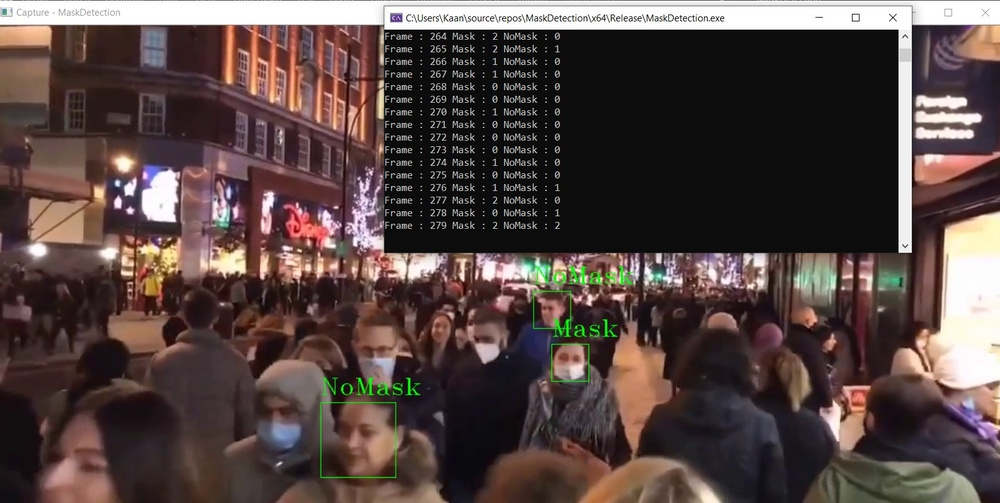
#> input picture Sample2.jpg, 1000 x 503 px, shrunk from 1587 x 798 before the run
$ python -i HaarCascadeMaskDetection.py   (imports and definitions only)
#> lines starting #> are read from the running program, lines starting #| are printed output that depends on the picture
#> further down, picture is the input picture: shape (503, 1000, 3); mean B, G, R 67.1, 69.7, 85.4
from __future__ import print_function
import cv2 as cv
import argparse

# Denetleme Sonucu Bilgilerini Ekranda Yaz
def getinfo(faces,frame):
    font = cv.FONT_HERSHEY_TRIPLEX
    if len(faces) == 0:
        cv.putText(frame,'Lutfen maske takiniz',(20,40),font,0.8,(0,0,0),2)
        print("Maske Takılmamaıştır")
    else:
        cv.putText(frame,'Maske Algilandi',(20,40),font,0.8,(0,255,51))
        print("Maske takılmıştır")

def detecAndDisplay(frame):
    frame_gray = cv.cvtColor(frame,cv.COLOR_BGR2GRAY) #Goruntuyu SiyahBeyaz Yap
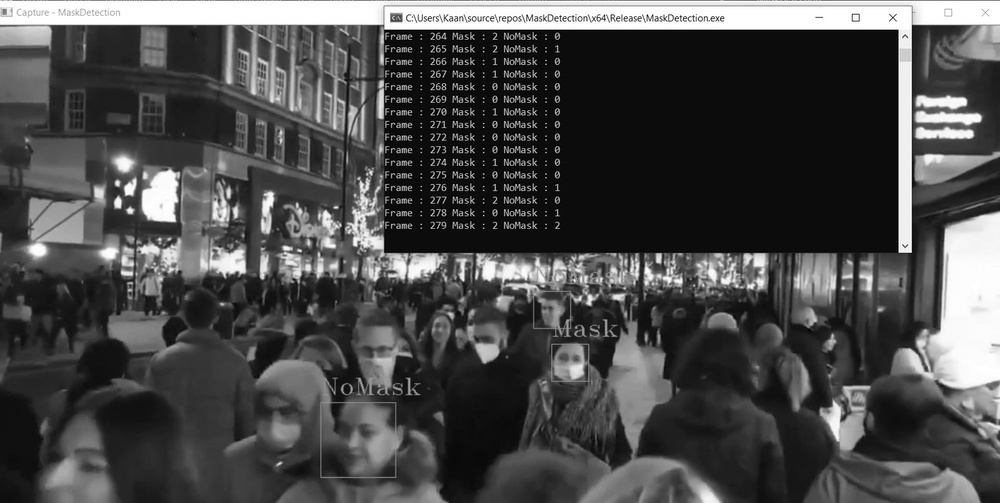
#> frame_gray: shape (503, 1000); min 0, max 255, mean 74.1
    frame_gray = cv.equalizeHist(frame_gray) # Histogram eşitle
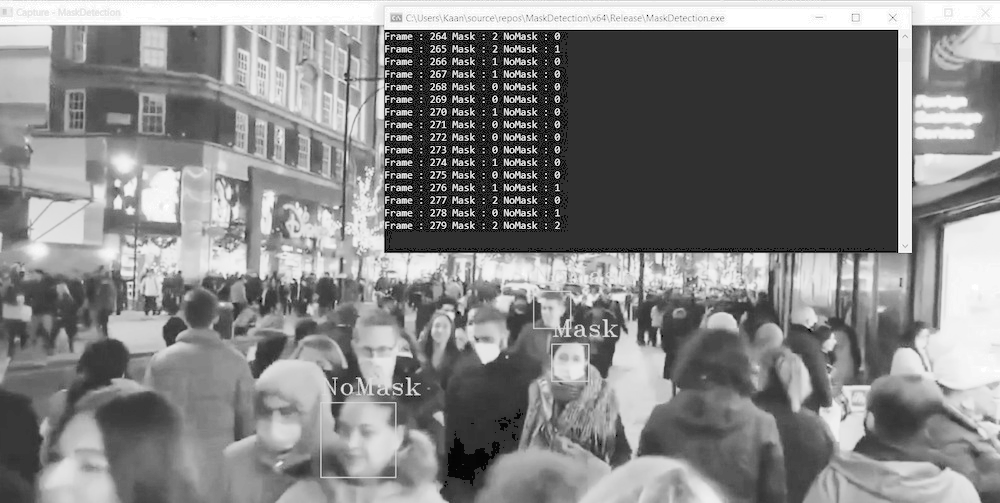
#> frame_gray: shape (503, 1000); min 0, max 255, mean 131.1

    #Yuz Algılama
#> (the run stopped early here; a loop or call above may not have finished)

$ run again, on Capture - Face detection.png
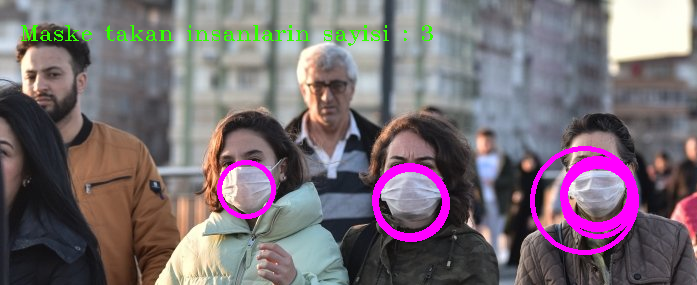
#> input picture Capture - Face detection.png, 697 x 285 px
#> picture is the input picture: shape (285, 697, 3); mean B, G, R 116, 109.1, 120.2
#> in detecAndDisplay, `frame_gray = cv.cvtColor(frame,cv.COLOR_BGR2GRAY)`:
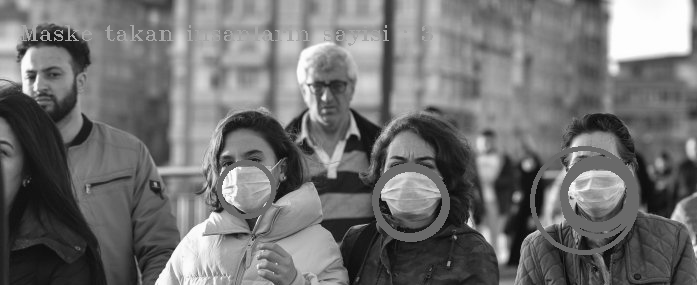
#> frame_gray: shape (285, 697); min 4, max 254, mean 113.2
#> in detecAndDisplay, `frame_gray = cv.equalizeHist(frame_gray)`:
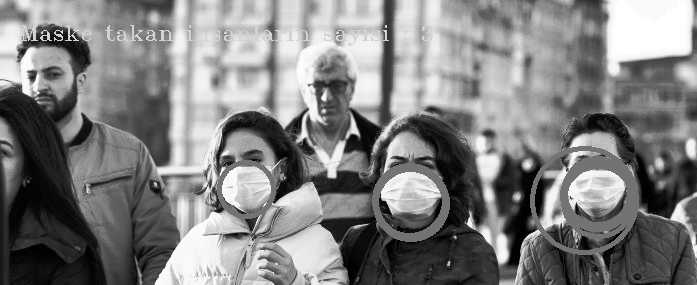
#> frame_gray: shape (285, 697); min 0, max 255, mean 128.4
